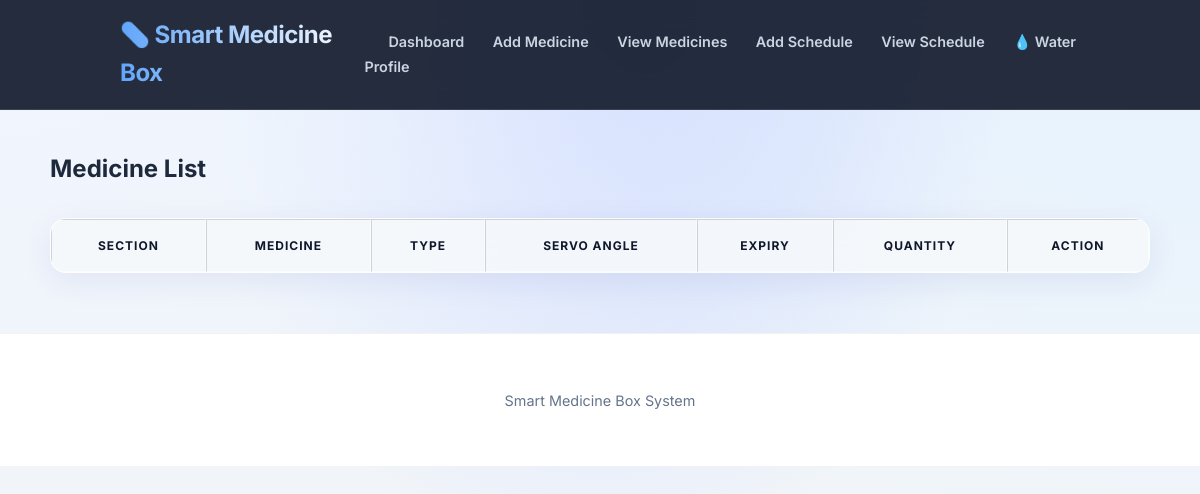
The page /view_compartment on the database as committed earlier.
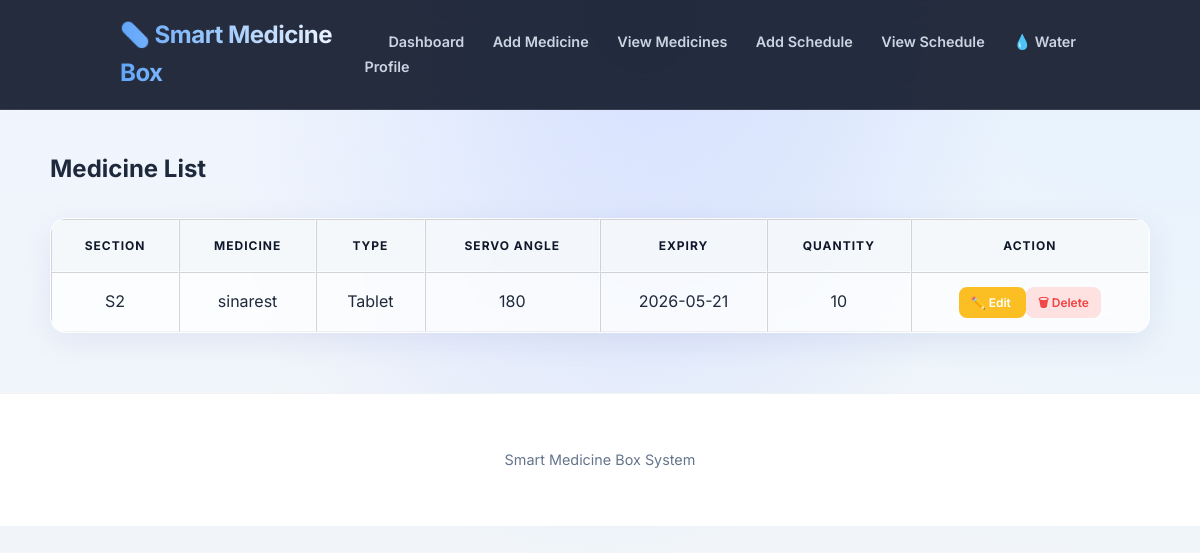
The same page on the database as committed later.
### tables this page shows
CREATE TABLE compartments(
        section_id TEXT PRIMARY KEY,
        medicine_name TEXT NOT NULL,
        medicine_type TEXT,
        servo_angle INTEGER,
        expiry_date TEXT,
        current_quantity INTEGER
    );

### medicine/app.py (the view)
@app.route("/view_compartment")
def view_compartment():
    data = database.get_all_compartments()
    return render_template("view_compartment.html", data=data)

### medicine/database.py (called while the page is built)
def connect():
    return sqlite3.connect(DB_NAME)

def get_all_compartments():
    conn = connect()
    cursor = conn.cursor()
    cursor.execute("SELECT * FROM compartments")
    data = cursor.fetchall()
    conn.close()
    return data

### medicine/templates/view_compartment.html
{% extends "base.html" %}
{% block content %}
<h2>Medicine List</h2>
<table border="1">
<tr>
<th>Section</th>
<th>Medicine</th>
<th>Type</th>
<th>Servo Angle</th>
<th>Expiry</th>
<th>Quantity</th>
<th>Action</th>
</tr>
{% for row in data %}
<tr>
<td>{{row[0]}}</td>
<td>{{row[1]}}</td>
<td>{{row[2]}}</td>
<td>{{row[3]}}</td>
<td>{{row[4]}}</td>
<td>{{row[5]}}</td>
<td>
<a class="edit-btn" href="/edit_compartment/{{row[0]}}">
✏️ Edit
</a>
<a class="delete-btn" href="/delete_compartment/{{row[0]}}">
🗑 Delete
</a>
</td>
</tr>
{% endfor %}
</table>
{% endblock %}

### medicine/templates/base.html (shortened to what this page needs)
<!DOCTYPE html>
<html>
<head>
    <link rel="stylesheet" href="{{ url_for('static', filename='style.css') }}">
</head>
<body>
<header>
<h1>💊 Smart Medicine Box</h1>
<nav>
<a href="/">Dashboard</a>
<a href="/add_compartment">Add Medicine</a>
<a href="/view_compartment">View Medicines</a>
<a href="/add_schedule">Add Schedule</a>
<a href="/view_schedule">View Schedule</a>
<a href="/water_profile">💧 Water Profile</a>
</nav>
</header>
<div class="content">
{% block content %}
{% endblock %}
</div>
<footer>
<p>Smart Medicine Box System</p>
</footer>
</body>
</html>

### medicine/static/style.css (style rules this page uses)
:root { --primary: #2563eb; --primary-dark: #1e40af; --secondary: #0f172a; --accent: #10b981; --danger: #ef4444; --glass-bg: rgba(255, 255, 255, 0.75); --glass-border: rgba(255, 255, 255, 0.5); --bg-gradient: radial-gradient(at 0% 0%, hsla(217,100%,97%,1) 0, transparent 50%), radial-gradient(at 50% 0%, hsla(225,100%,90%,1) 0, transparent 50%), radial-gradient(at 100% 0%, hsla(210,100%,95%,1) 0, transparent 50%); --text-main: #1e293b; --text-muted: #64748b; --radius: 16px; --shadow-premium: 0 8px 32px 0 rgba(31, 38, 135, 0.08); }
body { font-family: 'Inter', sans-serif; margin: 0; background-color: #f1f5f9; background-image: var(--bg-gradient); background-attachment: fixed; color: var(--text-main); min-height: 100vh; line-height: 1.6; }
header { background: rgba(15, 23, 42, 0.9); backdrop-filter: blur(12px); -webkit-backdrop-filter: blur(12px); color: white; padding: 1rem 10%; display: flex; justify-content: space-between; align-items: center; position: sticky; top: 0; z-index: 1000; border-bottom: 1px solid rgba(255, 255, 255, 0.1); }
header h1 { margin: 0; font-size: 1.5rem; font-weight: 700; letter-spacing: -0.5px; background: linear-gradient(to right, #60a5fa, #ffffff); -webkit-background-clip: text; -webkit-text-fill-color: transparent; }
nav a { color: #cbd5e1; margin-left: 24px; text-decoration: none; font-weight: 600; font-size: 0.9rem; transition: 0.3s; }
.content { max-width: 1100px; margin: 40px auto; padding: 0 20px; }
.card, .form-box, table, .water-info-box, .water-empty { background: var(--glass-bg); backdrop-filter: blur(12px); -webkit-backdrop-filter: blur(12px); border: 1px solid var(--glass-border); border-radius: var(--radius); box-shadow: var(--shadow-premium); transition: all 0.4s cubic-bezier(0.4, 0, 0.2, 1); }
table { width: 100%; border-collapse: separate; border-spacing: 0; margin-top: 30px; overflow: hidden; }
th { background: rgba(241, 245, 249, 0.6); color: var(--secondary); padding: 16px; font-size: 0.75rem; text-transform: uppercase; letter-spacing: 1px; font-weight: 700; }
td { padding: 16px; text-align: center; border-bottom: 1px solid rgba(0, 0, 0, 0.05); background: transparent; }
.edit-btn { background: #fbbf24; color: white; padding: 8px 12px; border-radius: 8px; text-decoration: none; font-size: 12px; font-weight: 600; }
.delete-btn { background: #fee2e2; color: var(--danger); padding: 8px 12px; border-radius: 8px; text-decoration: none; font-size: 12px; font-weight: 600; }
footer { text-align: center; margin-top: 60px; padding: 40px; background: white; color: var(--text-muted); border-top: 1px solid rgba(0,0,0,0.05); font-size: 0.9rem; }

Rows that differ between the two databases and show on the page:
added compartments: section_id "S2", medicine_name "sinarest", medicine_type "Tablet", servo_angle "180", expiry_date "2026-05-21", current_quantity "10"
